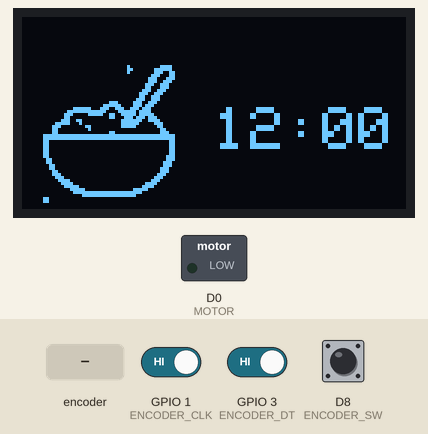
Recording of a sketch running on a simulated ESP8266 (NodeMCU). Shown: 128×64 one-colour display, switched loads named in the sketch (green lamp = pin HIGH). Inputs (shaded band) come from the test bench; at power-on: D8 (ENCODER_SW) HIGH, GPIO 1 (ENCODER_CLK) HIGH, GPIO 3 (ENCODER_DT) HIGH.

Above: at 1.27 s.
1.3 s: rotary encoder on GPIO 1 (ENCODER_CLK) / GPIO 3 (ENCODER_DT) turned 1 step (first pin leading)
At 2.87 s:
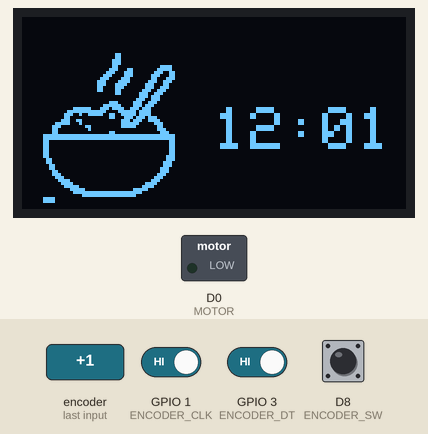
3.1 s: D8 (ENCODER_SW) driven LOW
At 3.38 s:
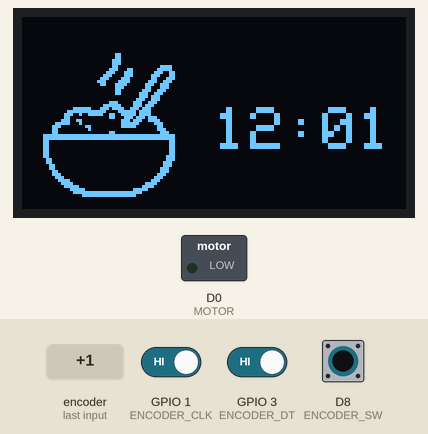
4.9 s: rotary encoder on GPIO 1 (ENCODER_CLK) / GPIO 3 (ENCODER_DT) turned 2 steps (second pin leading)
At 6.83 s:
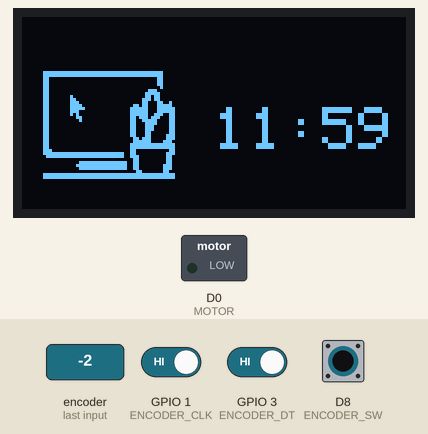
7.9 s: D8 (ENCODER_SW) driven HIGH
At 8.7 s:
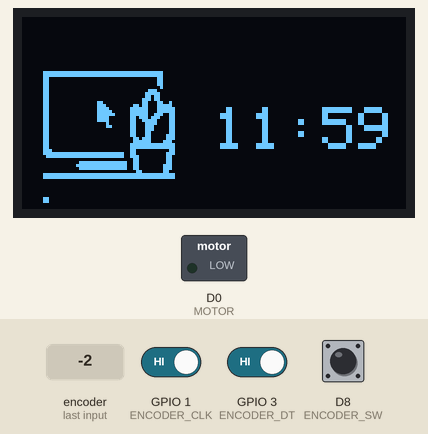
10.9 s: D8 (ENCODER_SW) driven LOW
At 10.98 s:
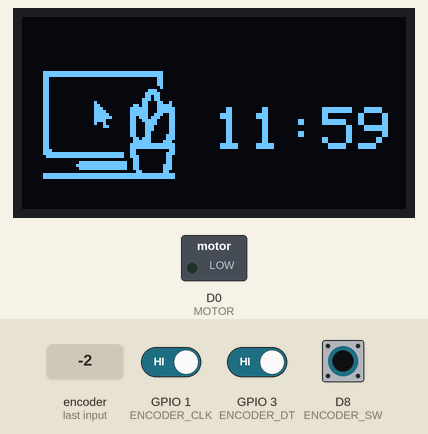
13.9 s: D8 (ENCODER_SW) pulsed HIGH 2 times (0.12 s each, 0.3 s apart)
At 24.1 s:
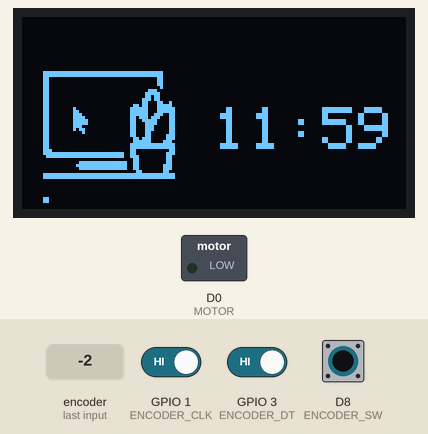

The sketch:

timer-sketch.ino
```cpp
/*
 * Table Timer - Arduino-based work timer with OLED display
 *
 * Features:
 * - 24-hour timer with half-hour/half-minute precision for smooth animations
 * - Rotary encoder for time adjustment
 * - Multiple animations based on time of day
 * - Motor vibration alerts during work hours
 * - Visual second indicator
 */

#include <Wire.h>
#include <Adafruit_GFX.h>
#include <Adafruit_SSD1306.h>
#include <string.h>

// ---------------- Hardware Pin Definitions ----------------
#define MOTOR D0

// ---------------- OLED Display Configuration ----------------
#define SCREEN_WIDTH 128
#define SCREEN_HEIGHT 64
Adafruit_SSD1306 display(SCREEN_WIDTH, SCREEN_HEIGHT, &Wire, -1);

// ---------------- Rotary Encoder Pin Definitions ----------------
#define ENCODER_CLK D10
#define ENCODER_DT  D9
#define ENCODER_SW  D8

// ---------------- Animation Configuration ----------------
// Animation frames are stored in PROGMEM to save RAM
// Each animation has FRAME_COUNT frames, and there are NUM_ANIMATIONS total animations
// Frame index calculation: frame = (current_frame % FRAME_COUNT) + (animation_index * FRAME_COUNT)
#define FRAME_WIDTH (48)
#define FRAME_HEIGHT (48)
#define FRAME_COUNT 28
#define NUM_ANIMATIONS 6

// Animation state variables
int animation_index = 0;   // Current animation set (0-5)
int last_animation = 1;    // Last used animation for cycling
int frame = 0;             // Current frame index within all animations

// Include animation frames data
#include "animations.h"
#define SECONDS_PER_MINUTE 60
#define MINUTES_PER_HOUR 60
#define HALF_HOURS_PER_DAY 48  // 24 hours * 2 (for half-hour increments)
#define HALF_MINUTES_PER_HOUR 120  // 60 minutes * 2 (for half-minute increments)
#define MILLIS_PER_SECOND 1000
#define DISPLAY_UPDATE_INTERVAL_MS 100
#define MOTOR_BUZZ_DURATION_MS 70
#define MOTOR_PAUSE_DURATION_MS 70
#define MOTOR_CYCLE_PAUSE_MS 60
#define MOTOR_BUZZ_CYCLES 3
#define MOTOR_BUZZ_GROUPS 5

// ---------------- Time Variables ----------------
// Using half-hour and half-minute units for smoother animation updates
int hours_half = 24;  // Current hour in half-hour units (0-47, where 24 = 12:00)
int minutes_half = 0;  // Current minute in half-minute units (0-119)
int seconds = 0;

unsigned long lastMillis = 0;

// ---------------- Encoder State ----------------
int lastCLK;
bool setHours = false;  // true = adjust hours, false = adjust minutes

// ---------------- Button Debounce ----------------
unsigned long lastButtonTime = 0;
const unsigned long debounceDelay = 250;

void setup() {
  // Initialize motor pin
  pinMode(MOTOR, OUTPUT);
  digitalWrite(MOTOR, LOW);

  // Initialize rotary encoder pins
  pinMode(ENCODER_CLK, INPUT_PULLUP);
  pinMode(ENCODER_DT, INPUT_PULLUP);
  pinMode(ENCODER_SW, INPUT_PULLUP);
  lastCLK = digitalRead(ENCODER_CLK);

  // Initialize I2C for OLED
  Wire.begin();

  // Initialize OLED display
  if (!display.begin(SSD1306_SWITCHCAPVCC, 0x3C)) {
    while (1); // Halt if OLED not found
  }

  display.clearDisplay();
  display.setTextSize(2);
  display.setTextColor(SSD1306_WHITE);
}

void loop() {
  updateTime();      // Update time and handle hourly events
  readEncoder();     // Read encoder input for time adjustment
  updateDisplay();   // Refresh OLED display
}

void updateTime() {
  unsigned long now = millis();

  // Update every second
  if (now - lastMillis >= MILLIS_PER_SECOND) {
    lastMillis += MILLIS_PER_SECOND;
    seconds++;

    // Increment minutes every 60 seconds (in half-minute units)
    if (seconds >= SECONDS_PER_MINUTE) {
      seconds = 0;
      minutes_half += 2;  // Add 2 half-minutes = 1 full minute
    }

    // Increment hours every 60 minutes (in half-hour units)
    if (minutes_half >= HALF_MINUTES_PER_HOUR) {
      minutes_half = 0;
      hours_half = (hours_half + 2) % HALF_HOURS_PER_DAY;  // Add 2 half-hours = 1 full hour

      // Cycle to next animation when hour changes
      last_animation = (last_animation % NUM_ANIMATIONS) + 1;
      animation_index = last_animation;
      frame = (frame + 1) % FRAME_COUNT + animation_index * FRAME_COUNT;
      updateDisplay();

      // Motor buzz during work hours (9:00 - 19:00)
      int currentHour = hours_half / 2;
      if (currentHour >= 9 && currentHour <= 19) {
        triggerMotorBuzz();
      }
    }

    // Select animation based on time of day
    // Note: These are sequential if statements (not else-if) so later conditions can override earlier ones
    selectAnimationByTime();
  }
}

/**
 * Selects the appropriate animation based on the current time
 * Uses sequential if statements to allow priority-based selection
 */
void selectAnimationByTime() {
  int currentHour = hours_half / 2;
  int currentMinute = minutes_half / 2;

  // Default: Work animation after first 5 minutes of each hour (minutes_half >= 10 = 5+ minutes)
  if (minutes_half >= 10) { animation_index = 0; }

  // Lunch time (12:00) - overrides work animation
  if (currentHour == 12) { animation_index = 6; }

  // Afternoon break (16:00 - 16:15) - overrides work animation
  if (currentHour == 16 && currentMinute <= 15) { animation_index = 7; }

  // Evening/Night (19:00 - 07:59) - overrides work animation
  if (currentHour >= 19 || currentHour < 8) { animation_index = 8; }

  // Morning (8:00 - 9:00) - overrides work animation
  if (currentHour >= 8 && currentHour <= 9) { animation_index = 9; }
}

/**
 * Triggers motor vibration pattern for hourly notification
 */
void triggerMotorBuzz() {
  for (int group = 0; group < MOTOR_BUZZ_GROUPS; group++) {
    for (int cycle = 0; cycle < MOTOR_BUZZ_CYCLES; cycle++) {
      digitalWrite(MOTOR, HIGH);
      updateDisplay();
      delay(MOTOR_BUZZ_DURATION_MS);
      updateDisplay();
      delay(MOTOR_BUZZ_DURATION_MS);
      digitalWrite(MOTOR, LOW);
      updateDisplay();
      delay(MOTOR_PAUSE_DURATION_MS);
    }
    updateDisplay();
    delay(MOTOR_CYCLE_PAUSE_MS);
  }
}

/**
 * Reads rotary encoder input and handles time adjustment
 */
void readEncoder() {
  int currentCLK = digitalRead(ENCODER_CLK);

  // Detect encoder rotation
  if (currentCLK != lastCLK) {
    // Determine rotation direction based on DT pin state
    if (digitalRead(ENCODER_DT) != currentCLK) { adjustTime(1); } // Clockwise
    else { adjustTime(-1); }  // Counter-clockwise
  }
  lastCLK = currentCLK;

  // Handle button press (toggle between hours/minutes adjustment)
  if (digitalRead(ENCODER_SW) == LOW) {
    if (millis() - lastButtonTime > debounceDelay) {
      seconds = 0;  // Reset seconds when switching modes
      setHours = !setHours;  // Toggle between hours and minutes
      lastButtonTime = millis();
    }
  }
}

/**
 * Adjusts time based on encoder rotation
 * @param delta +1 for clockwise, -1 for counter-clockwise
 */
void adjustTime(int delta) {
  if (setHours) {
    // Adjust hours (wrap around 24-hour cycle)
    hours_half = (hours_half + delta + HALF_HOURS_PER_DAY) % HALF_HOURS_PER_DAY;
  } else {
    // Adjust minutes (wrap around 60-minute cycle)
    minutes_half += delta;
    if (minutes_half < 0) minutes_half = HALF_MINUTES_PER_HOUR - 1;
    if (minutes_half >= HALF_MINUTES_PER_HOUR) minutes_half = 0;
  }
}

/**
 * Updates the OLED display with current time and animation
 */
void updateDisplay() {
  static unsigned long lastDraw = 0;

  // Limit redraw rate to prevent flickering
  if (millis() - lastDraw < DISPLAY_UPDATE_INTERVAL_MS) return;
  lastDraw = millis();

  // Format time string (convert half-units to regular units)
  char timeStr[9];
  sprintf(timeStr, "%02d:%02d", hours_half / 2, minutes_half / 2);

  // Calculate text position for center alignment
  int16_t x1, y1;
  uint16_t w, h;
  display.setTextSize(2);
  display.getTextBounds(timeStr, 0, 0, &x1, &y1, &w, &h);
  display.setCursor((SCREEN_WIDTH - w) / 2 + 30, 30);

  // Clear and redraw display
  display.clearDisplay();

  // Draw animation bitmap
  display.drawBitmap(5, 12, frames[frame], FRAME_WIDTH, FRAME_HEIGHT, 1);

  // Draw time text
  display.print(timeStr);

  // Draw second indicator dots
  display.setTextSize(1);
  for (int i = 0; i < seconds; i++) {
    display.setCursor(i * 2 + 5, 55);
    display.print('.');
  }

  display.display();

  // Advance to next animation frame
  frame = (frame + 1) % FRAME_COUNT + animation_index * FRAME_COUNT;
}
```

Source omitted: animations.h (data table, 210695 bytes)

Measured:
- what the display in image 4 shows lasts 0.7 s, from 8.2 s to 8.9 s
